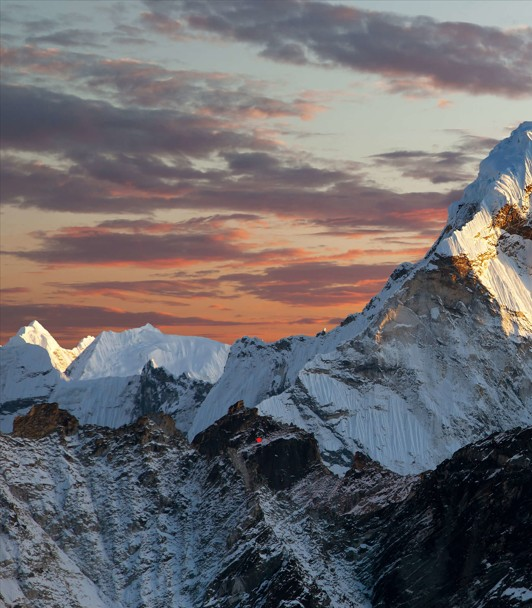
#> input picture mou1.jpg, 532 x 608 px
$ jupyter execute RANSAC.ipynb
#> lines starting #> are read from the running program, lines starting #| are printed output that depends on the picture
# Use RANSAC to remove outlier key point matches and fit a transformation model between two images.

[cell 1]
import cv2
import numpy as np
import matplotlib.pyplot as plt

# Load the two images
img1 = cv2.imread('mou1.jpg', cv2.IMREAD_GRAYSCALE)
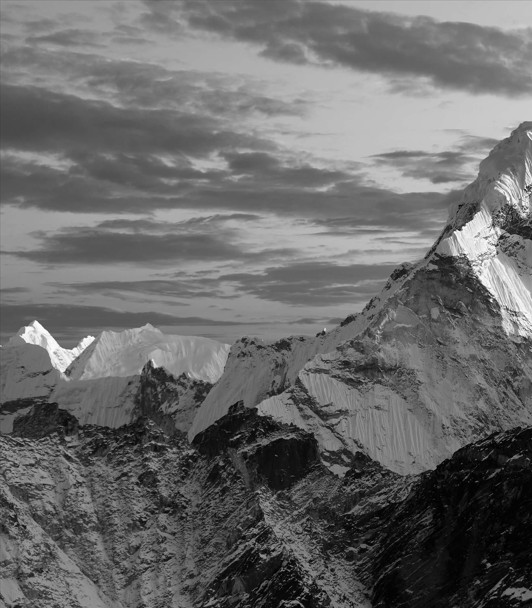
#> img1: shape (608, 532); min 0, max 255, mean 106
img2 = cv2.imread('mou2.jpg', cv2.IMREAD_GRAYSCALE)
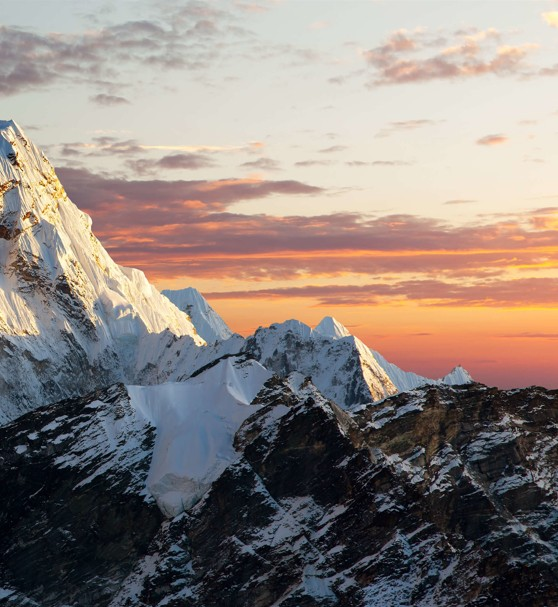
#> input picture mou2.jpg, 558 x 607 px
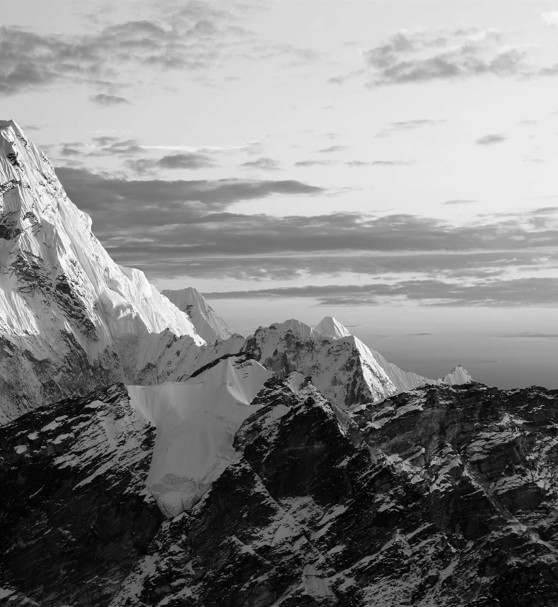
#> img2: shape (607, 558); min 0, max 255, mean 132.7

# 1. Detect ORB keypoints and descriptors
orb = cv2.ORB_create()
kp1, des1 = orb.detectAndCompute(img1, None)
#> kp1 = 500 keypoints; strongest (x, y, size): (460, 229, 31), (462, 227, 31), (464, 225, 31), (455, 232, 31)
kp2, des2 = orb.detectAndCompute(img2, None)
#> kp2 = 500 keypoints; strongest (x, y, size): (364, 407, 31), (72, 285, 31), (178, 336, 31), (76, 283, 31)

# 2. Match descriptors using BFMatcher with Hamming distance
bf = cv2.BFMatcher(cv2.NORM_HAMMING, crossCheck=True)
matches = bf.match(des1, des2)
#> matches = 158 matches

# Check if matches were found
if not matches:
    print("Error: No matches found between the images.")
    # Handle the case appropriately (e.g., exit or skip homography calculation)
else:
    matches = sorted(matches, key=lambda x: x.distance)

    # 3. Extract location of good matches
    pts1 = np.float32([kp1[m.queryIdx].pt for m in matches]).reshape(-1, 1, 2)
#> pts1 = 158 rows, first 8: [288.2, 342.1], [326, 454], [479, 213], [291.6, 423.6], [322.5, 462.8], [394.1, 272.3], [308.2, 561.6], [475.2, 214.3]
    pts2 = np.float32([kp2[m.trainIdx].pt for m in matches]).reshape(-1, 1, 2)
#> pts2 = 158 rows, first 8: [153.8, 426.8], [376.2, 422.8], [257.8, 360], [525, 475], [412, 393], [167, 328.3], [326.9, 403.2], [145.2, 499.7]

    # 4. Use RANSAC to estimate a homography matrix and remove outliers
H, mask = cv2.findHomography(pts1, pts2, cv2.RANSAC, ransacReprojThreshold=5.0)
#> H = [[0.538, -1.16, 337.7], [0.687, -1.44, 414.5], [0.00171, -0.0035, 1]]; mask = 158 values, max 1 at index 21, min 0 at index 0, mean 0.0506
matches_mask = mask.ravel().tolist()
#> matches_mask has the same summary as mask

# 5. Draw inlier matches
img_matches = cv2.drawMatches(
    img1, kp1, img2, kp2, matches, None,
    matchColor=(0, 255, 0),
    matchesMask=matches_mask,
    flags=cv2.DrawMatchesFlags_NOT_DRAW_SINGLE_POINTS
)
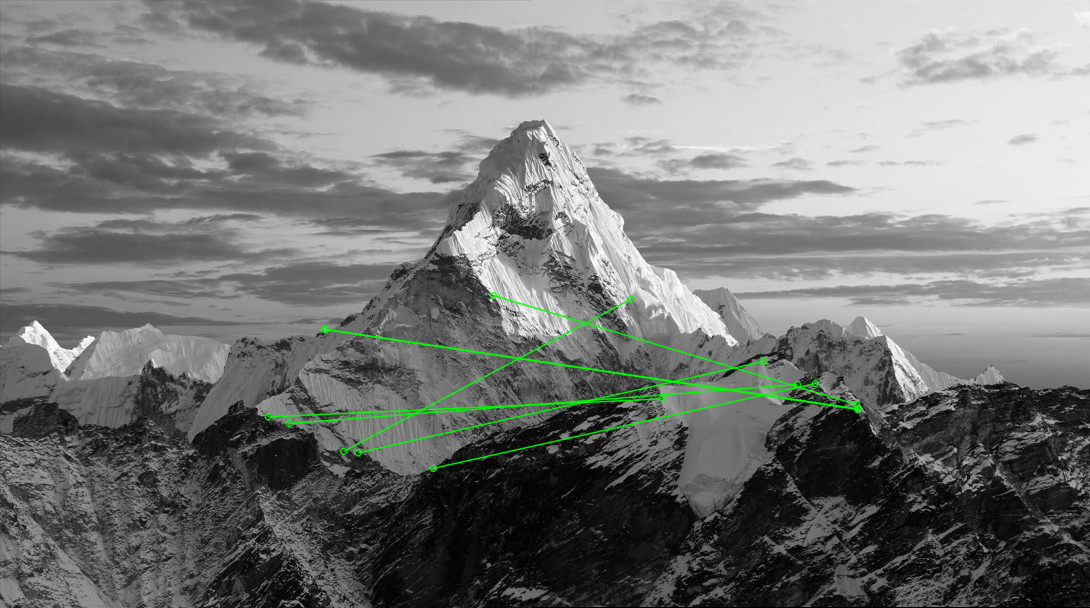
#> img_matches: shape (608, 1090, 3); mean of channels 0, 1, 2 118.9, 120.6, 118.9; drawn as B, G, R

# Show result
plt.figure(figsize=(10, 6))
titles = ['Image1', 'Image2', 'Inlier Matches using RANSAC']
images = [img1, img2, img_matches]

for i in range(3):
    plt.subplot(1, 3, i + 1)
    if i < 2:
        plt.imshow(images[i], cmap='gray')
    else:
        plt.imshow(images[i])
    plt.title(titles[i])
    plt.axis('off')

plt.tight_layout()
plt.show()
